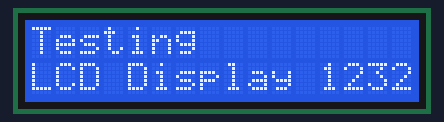
Bench run of a sketch on a simulated Arduino Uno, built with avr-gcc and run on an emulated ATmega328P. Parts: 16×2 character LCD.

Above: at 0.1 s.
At 1.1 s:
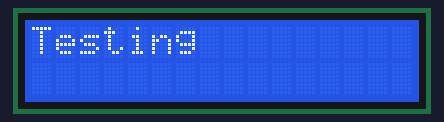
At 2.1 s:
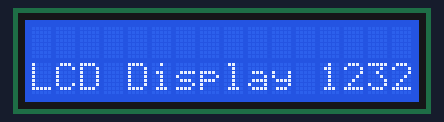

Measured:
- by itself, everything shown: repeats every 2.0 s, in 3 steps
- what the display in image 1 shows lasts 1.0 s, from 1.1 s to 2.1 s

The sketch:

displaytest_01.ino
```cpp
#include <LiquidCrystal.h>

LiquidCrystal lcd(8, 9, 4, 5, 6, 7);

void setup() {
  lcd.begin(16, 2);
  // Print a message to the LCD.
  lcd.print("Testing");

}

void loop() {
  lcd.setCursor(0, 1);
  //Print a message to second line of LCD
  lcd.print("LCD Display 1232.");
  delay(1000);

  lcd.clear();
  lcd.print("Testing");
  delay(1000);
  lcd.clear();

}
```
